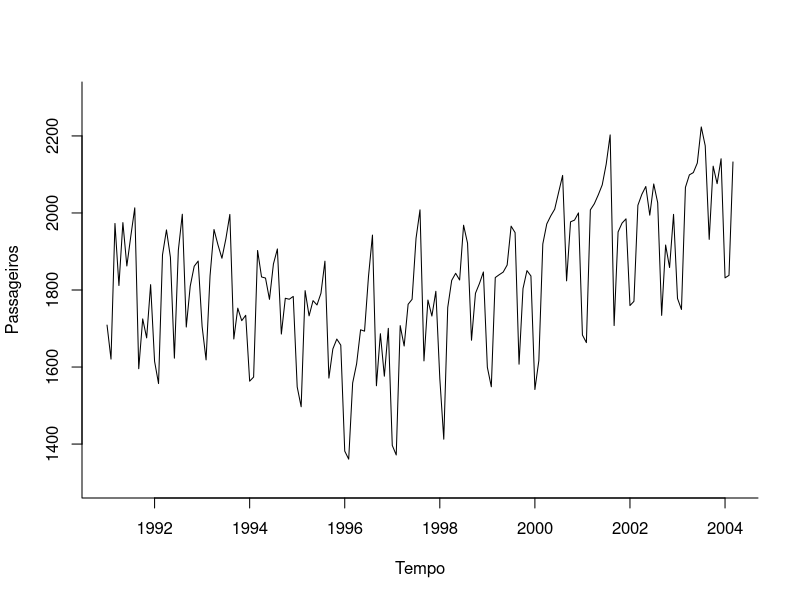
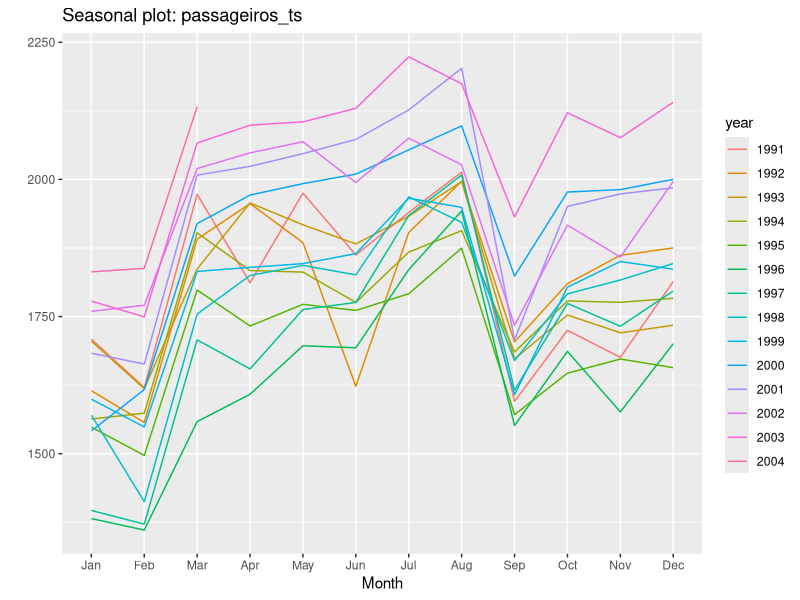
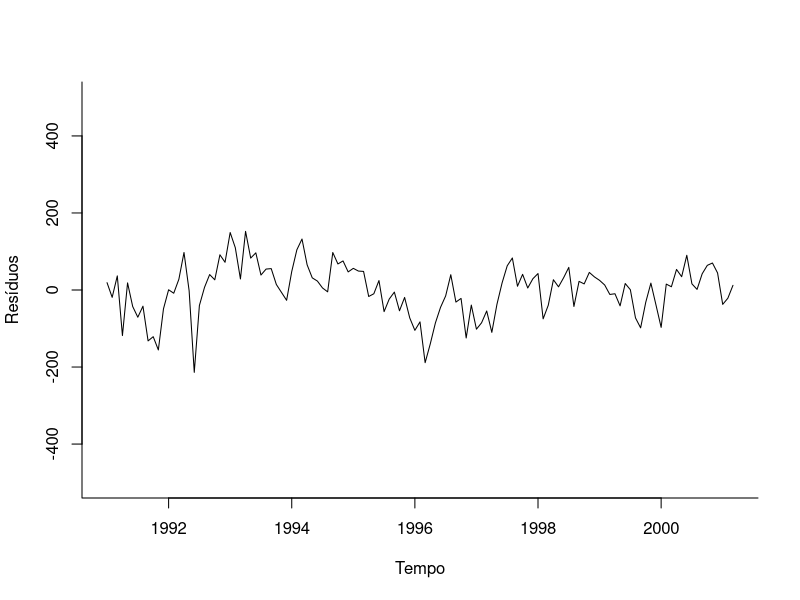
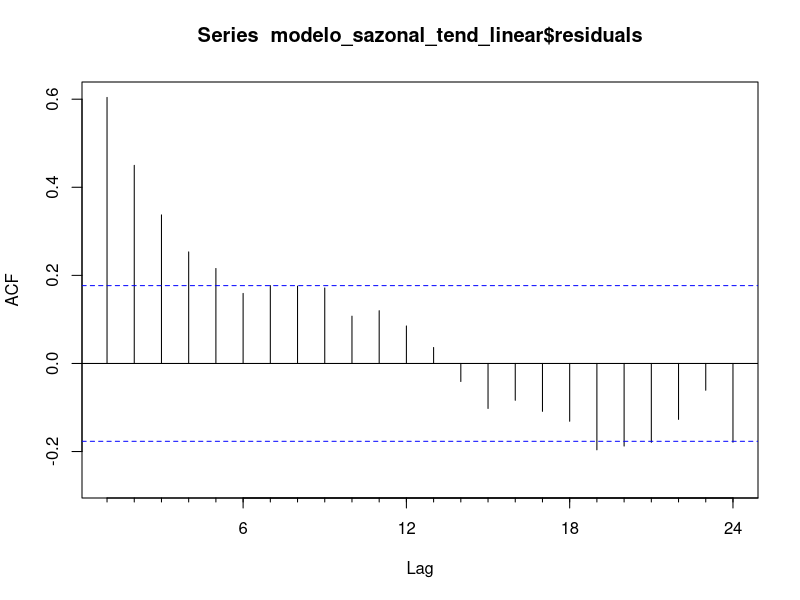
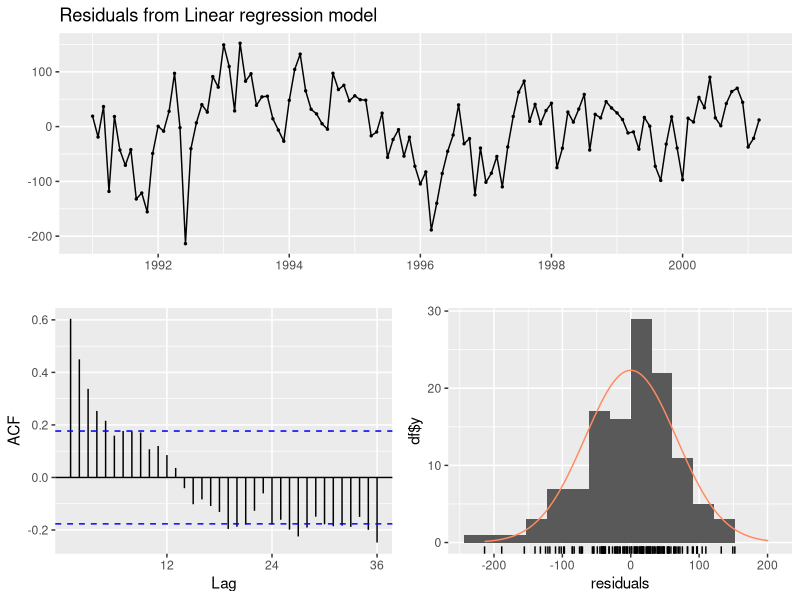
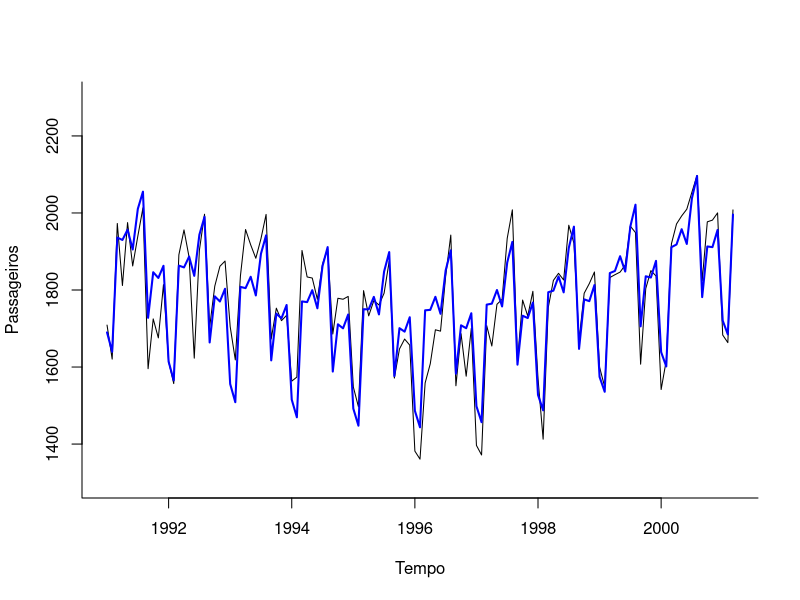
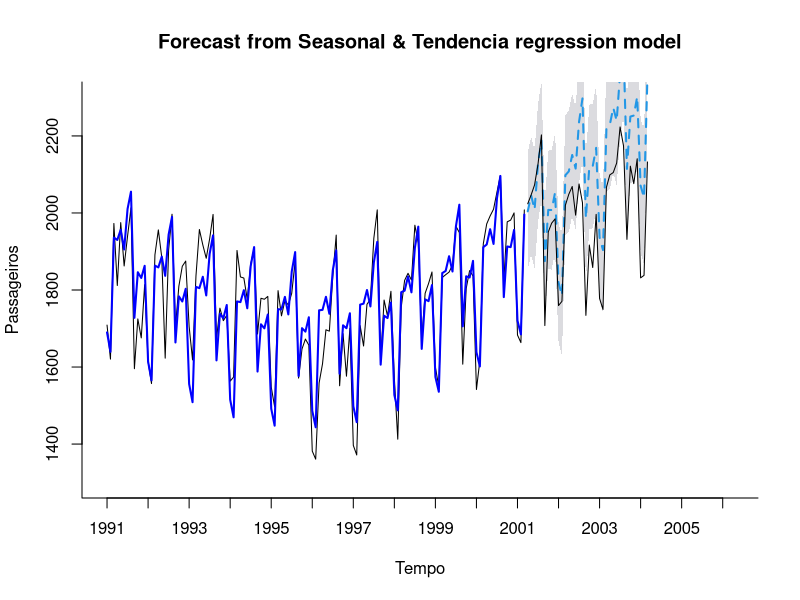
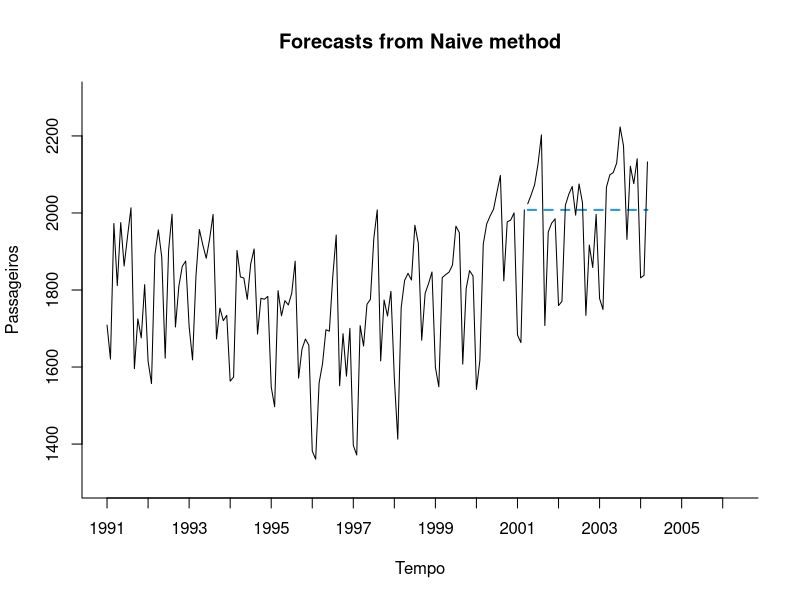

The R source for these figures, in order:
#limpa variaveis da memoria
rm(list = ls())

#carrega o pacote de projecao
library(forecast)
library(lubridate)

#carrega o arquivo com a seria temporal de passageiros bruta
dados_passageiros <- read.csv("Amtrak_data.csv")

#coverte a serie de passageiros bruta no formato de serie temporal
passageiros_ts <- ts(dados_passageiros$Ridership, start=c(1991,1), end=c(2004,3), frequency = 12)

#plota o grafico da serie temporal
plot(passageiros_ts, xlab="Tempo", ylab="Passageiros", ylim=c(1300, 2300), bty="l")

#separa as amostras em treinamento e teste

#define o tamanho da amostra de teste
tam_amostra_teste <- 36

#define o tamanho da amostra de treinamento
tam_amostra_treinamento <- length(passageiros_ts) - tam_amostra_teste

#cria a serie temporal de treinamento
treinamento_ts <- window(passageiros_ts, start=c(1991, 1), end=c(1991,tam_amostra_treinamento))

#cria a serie temporal de teste
validacao_ts <- window(passageiros_ts, start=c(1991, tam_amostra_treinamento + 1), end=c(1991,tam_amostra_treinamento+tam_amostra_teste))

#plota a série temporal de cada ano por mês
ggseasonplot(passageiros_ts)

#cria dummies mensais
dummies_mensais <- seasonaldummy(passageiros_ts)

#Estima o modelo de tendência linear
modelo_sazonal_tend_linear <- tslm(treinamento_ts ~ season + trend + I(trend^2))

#resumo do modelo
summary(modelo_sazonal_tend_linear)

#Verificando resíduos

#Plotando os resíduos
plot(modelo_sazonal_tend_linear$residuals, xlab="Tempo", ylab="Resíduos", ylim=c(-500, 500), bty="l")

#calcula a autocorrelação dos resíduos
Acf(modelo_sazonal_tend_linear$residuals)

#verifica os resíduos com teste de Ljung-Box
checkresiduals(modelo_sazonal_tend_linear, test="LB")

#plot modelo com sazonal_tend
plot(treinamento_ts, xlab="Tempo", ylab="Passageiros", ylim=c(1300, 2300), bty="l")
lines(modelo_sazonal_tend_linear$fitted.values, lwd=2, col="blue")

#projeta o modelo durante o período de validação
modelo_sazonal_tend_linear_proj <- forecast(modelo_sazonal_tend_linear, h = tam_amostra_teste, level=0.95)

#plota o grafico da serie temporal de treinamento e teste
plot(modelo_sazonal_tend_linear_proj, xlab="Tempo", ylab="Passageiros", xaxt="n" , ylim=c(1300, 2300), xlim=c(1991, 2006.25), bty="l", flty=2, main="Forecast from Seasonal & Tendencia regression model")

axis(1, at=seq(1991, 2006, 1), labels=format(seq(1991, 2006,1)))

lines(validacao_ts)
lines(modelo_sazonal_tend_linear_proj$fitted, lwd=2, col="blue")


#Verifica a acuracia do modelo
accuracy(modelo_sazonal_tend_linear_proj, validacao_ts)


#Calula o modelo naive
modelo_naive <- naive(treinamento_ts, level=0, h=tam_amostra_teste)

#Verifica a acuracia do modelo naive
accuracy(modelo_naive, validacao_ts)

#plota o grafico da serie temporal de treinamento e teste
plot(modelo_naive, xlab="Tempo", ylab="Passageiros", xaxt="n" , ylim=c(1300, 2300), xlim=c(1991, 2006.25), bty="l", flty=2)

axis(1, at=seq(1991, 2006, 1), labels=format(seq(1991, 2006,1)))

lines(validacao_ts)

#projetar para os próximos 36 meses no futuro

#primeiramente reestimamos o modelo com todos os dados de treinamento e validacao
modelo_sazonal_tend_linear_final <- tslm(passageiros_ts ~ season + trend + I(trend^2))

#sumario do modelo
summary(modelo_sazonal_tend_linear_final)

#projeta os próximos 12 meses do futuro
modelo_sazonal_tend_linear_final_proj <- forecast(modelo_sazonal_tend_linear_final, h=36, level=0.95)

#plota o grafico da serie temporal de treinamento e teste
plot(modelo_sazonal_tend_linear_final_proj, xlab="Tempo", ylab="Passageiros", ylim=c(1300, 2800), xlim=c(1991, 2007), bty="l", flty=2,main="Forecast from Seasonal & Tendencia regression model")
axis(1, at=seq(1991, 2007, 1), labels=format(seq(1991, 2007,1)))
lines(modelo_sazonal_tend_linear_final_proj$fitted, lwd=2, col="blue")

